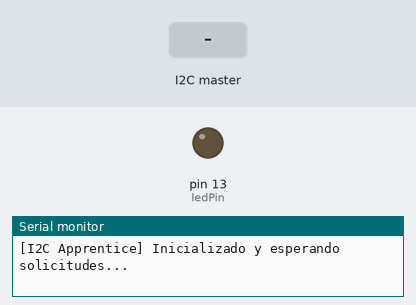
Bench run of a sketch on a simulated Arduino Uno, built with avr-gcc and run on an emulated ATmega328P. Shown: output pins drawn as LEDs (lit = HIGH), the last lines printed to the serial monitor. Inputs (shaded band) come from the test bench.

Above: at 1.2 s.
1.3 s: the I2C master sends the byte 1
At 1.9 s:
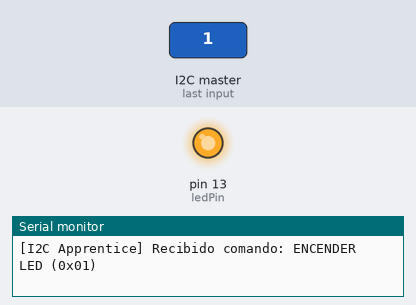
4.3 s: the I2C master sends the byte 2
At 5.5 s:
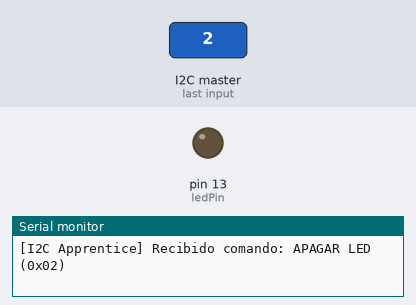
Timing chart, 0 to 7.3 s (numbered marks = the images above; inputs shaded):
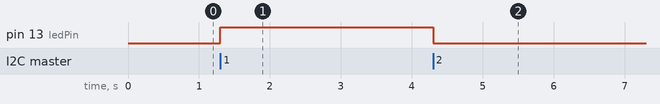

The sketch:

i2c_apprentice.ino
```cpp
/**
 * Lab 7 - Parte 2: I2C Apprentice (Aprendiz)
 *
 * Este programa actúa como el aprendiz I2C (dirección 8).
 * 1. Al recibir datos (onReceive), cambia el estado del LED integrado.
 * 2. Al ser consultado (onRequest), devuelve su estado actual al maestro.
 *
 * Conexiones:
 * - Maestro Pin A4 (SDA) -> Aprendiz Pin A4 (SDA)
 * - Maestro Pin A5 (SCL) -> Aprendiz Pin A5 (SCL)
 * - GND común entre ambos Arduinos.
 */

#include <Wire.h>

// Definir Dirección I2C para el Aprendiz
const uint8_t MY_ADDR = 8;
const uint8_t ledPin = 13;

// Variables volatile ya que se modifican dentro de interrupciones de I2C
volatile uint8_t currentLedState = 0x02; // Por defecto apagado (0x02)

void setup() {
  // Inicializar pin de salida para el LED
  pinMode(ledPin, OUTPUT);
  digitalWrite(ledPin, LOW);

  // Inicializar serial para depuración
  Serial.begin(9600);

  // Registrar dirección I2C
  Wire.begin(MY_ADDR);

  // Registrar manejadores de eventos I2C
  Wire.onReceive(receiveEvent);
  Wire.onRequest(requestEvent);

  Serial.println("[I2C Apprentice] Inicializado y esperando solicitudes...");
}

void loop() {
  // El loop principal puede estar vacío o realizar otras tareas locales.
  // El procesamiento de I2C ocurre mediante interrupciones / callbacks.
  delay(100);
}

// Función que se ejecuta cuando el Maestro envía datos al Aprendiz
// Aprendiz siempre escuchando por comando del maestro.
// Requisito 4: Maestro Emisor de Comandos y Aprendiz Respondedor
void receiveEvent(int howMany) {
  while (Wire.available() > 0) {
    byte command = Wire.read();

    Serial.print("[I2C Apprentice] Recibido comando: ");
    if (command == 0x01) {
      digitalWrite(ledPin, HIGH);
      currentLedState = 0x01;
      Serial.println("ENCENDER LED (0x01)");
    }
    else if (command == 0x02) {
      digitalWrite(ledPin, LOW);
      currentLedState = 0x02;
      Serial.println("APAGAR LED (0x02)");
    }
    else {
      Serial.print("Desconocido (");
      Serial.print(command);
      Serial.println(")");
    }
  }
}

// Función que se ejecuta cuando el Maestro solicita datos al Aprendiz
void requestEvent() {
  // Enviar el estado actual del LED de vuelta al maestro
  Wire.write(currentLedState);
  Serial.print("[I2C Apprentice] Petición recibida. Enviando estado actual: ");
  Serial.println(currentLedState == 0x01 ? "ENCENDIDO (0x01)" : "APAGADO (0x02)");
}
```

Measured:
- after the input at 1.3 s, pin 13 (ledPin): LOW → HIGH at once
- after the input at 4.3 s, pin 13 (ledPin): HIGH → LOW at once
